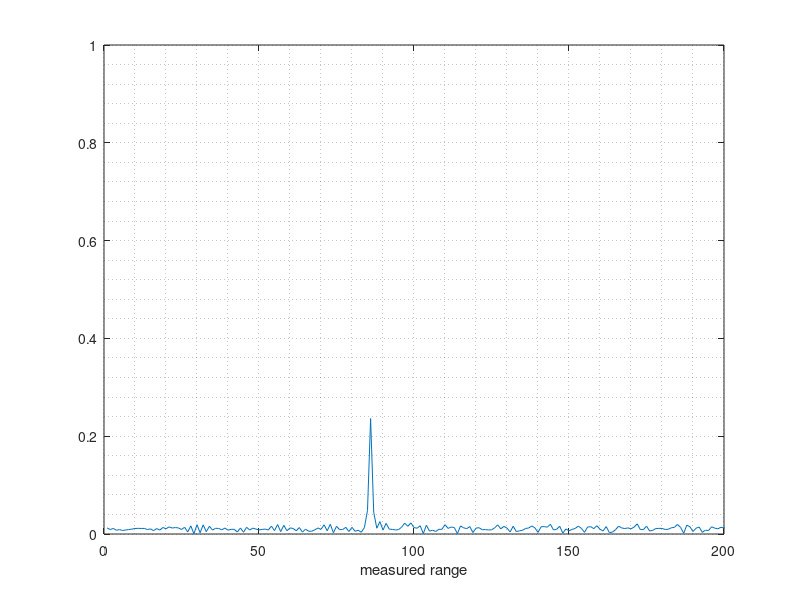
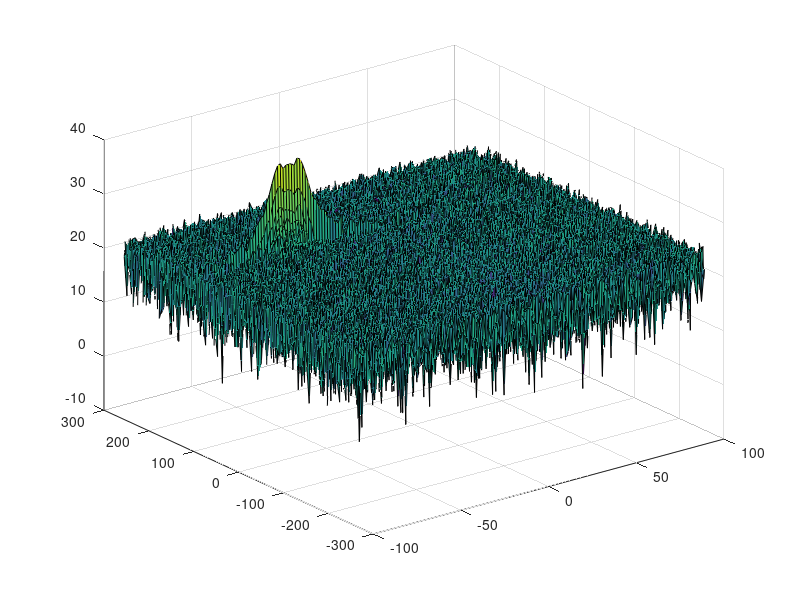
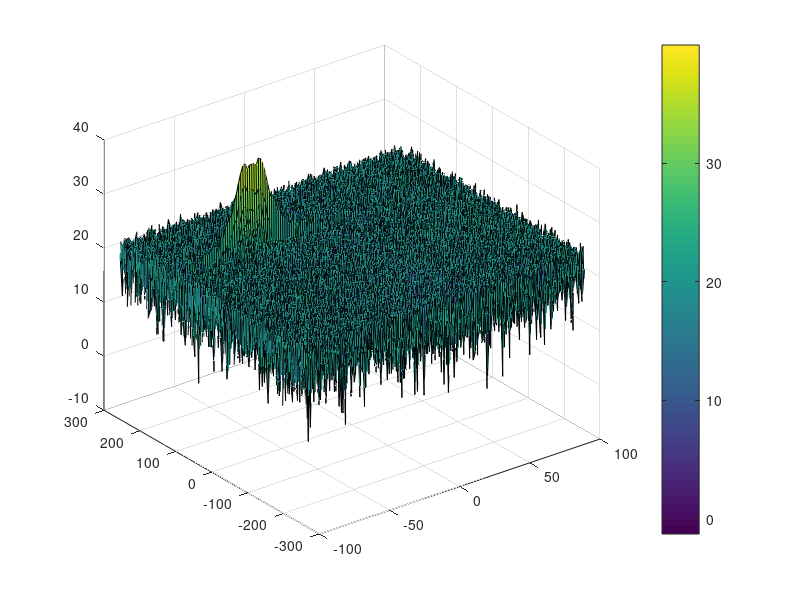

Write MATLAB code to recreate these figures, in order.
clear
clc
close all

%% Radar Specifications 
%%%%%%%%%%%%%%%%%%%%%%%%%%%
% Frequency of operation = 77GHz
% Max Range = 200m
% Range Resolution = 1 m
% Max Velocity = 100 m/s
%%%%%%%%%%%%%%%%%%%%%%%%%%%

%speed of light = 3e8
%% User Defined Range and Velocity of target
% *%TODO* :
% define the target's initial position and velocity. Note : Velocity
% remains contant
d_0 = 85;
v_0 = -53;

%% FMCW Waveform Generation

%Design the FMCW waveform by giving the specs of each of its parameters.
% Calculate the Bandwidth (B), Chirp Time (Tchirp) and Slope (slope) of the FMCW
% chirp using the requirements above.
d_res = 1;
c = 3*10^8;
RMax = 200;

B = c/(2*d_res);  %Bandwidth
Tchirp = 5.5*2*RMax/c; %chirp time
alpha = B/Tchirp; %slope of chirps
fc= 77e9;              %carrier frequency of Radar 
                                                       
Nd=128;                %The number of chirps in one sequence
Nr=1024;               %The number of samples on each chirp.      

t=linspace(0,Nd*Tchirp,Nr*Nd); %total time for samples

%Creating the vectors for Tx, Rx and Mix based on the total samples input.
Tx=zeros(1,length(t));    %transmitted signal
Rx=zeros(1,length(t));    %received signal
Mix = zeros(1,length(t)); %beat signal

%Similar vectors for range_covered and time delay.
r_t=zeros(1,length(t));
td=zeros(1,length(t));

%% Signal generation and Moving Target simulation
% Running the radar scenario over the time. 

for i=1:length(t)         
    %For each time stamp update the Range of the Target for constant velocity. 
    r_t(i) = d_0 + v_0*t(i);
    td(i) = 2*r_t(i)/c;
    
    %For each time sample we need update the transmitted and
    %received signal. 
    Tx(i) = cos(2*pi*(fc*t(i)+alpha*t(i)^2/2));
    Rx(i) = cos(2*pi*(fc*(t(i)-td(i)) + (alpha*(t(i)-td(i))^2)/2));
    
    %Now by mixing the Transmit and Receive generate the beat signal
    %This is done by element wise matrix multiplication of Transmit and
    %Receiver Signal
    Mix(i) = Tx(i).*Rx(i);  %Beat Signal
    
end
%% RANGE MEASUREMENT

%reshape the vector into Nr*Nd array. Nr and Nd here would also define the size of
%Range and Doppler FFT respectively.

%run the FFT on the beat signal along the range bins dimension (Nr) andnormalize.
sig_fft = fft(Mix,Nr)./Nr;

 % *%TODO* :
sig_fft = abs(sig_fft);       %  the abs value of FFT output

 % *%TODO* :
% Output of FFT is double sided signal, but we are interested in only one side of the spectrum.
% Hence we throw out half of the samples.
sig_fft = sig_fft(1:(Nr/2));

figure ('Name','Range from First FFT')  %plotting the range
plot(sig_fft); grid minor               % plot FFT output 
axis ([0 200 0 1]);
xlabel('measured range');

%% RANGE DOPPLER RESPONSE
% The 2D FFT implementation is already provided here. This will run a 2DFFT
% on the mixed signal (beat signal) output and generate a range doppler
% map.You will implement CFAR on the generated RDM

% Range Doppler Map Generation.

% The output of the 2D FFT is an image that has reponse in the range and
% doppler FFT bins. So, it is important to convert the axis from bin sizes
% to range and doppler based on their Max values.

Mix=reshape(Mix,[Nr,Nd]);

% 2D FFT using the FFT size for both dimensions.
sig_fft2 = fft2(Mix,Nr,Nd);

% Taking just one side of signal from Range dimension.
sig_fft2 = sig_fft2(1:Nr/2,1:Nd);
sig_fft2 = fftshift (sig_fft2);
RDM = abs(sig_fft2);
RDM = 10*log10(RDM) ;

%use the surf function to plot the output of 2DFFT and to show axis in both
%dimensions
doppler_axis = linspace(-100,100,Nd);
range_axis = linspace(-200,200,Nr/2)*((Nr/2)/400);
figure('Name','Range Doppler Map'),surf(doppler_axis,range_axis,RDM);

%% CFAR implementation

%Slide Window through the complete Range Doppler Map

% *%TODO* :
%Select the number of Training Cells in both the dimensions.
T_r = 10;
T_d = 4;

% *%TODO* :
%Select the number of Guard Cells in both dimensions around the Cell under 
%test (CUT) for accurate estimation
G_r = 6;
G_d = 3;

% *%TODO* :
% offset the threshold by SNR value in dB
offset = 1.4;

% *%TODO* :
%Create a vector to store noise_level for each iteration on training cells
noise_level = zeros(Nr/2-2*(T_d+G_d),Nd-2*(T_r+G_r));
gridSize = (2*T_r+2*G_r+1)*(2*T_d+2*G_d+1);
trainingCellsNum = gridSize-(2*G_r+1)*(2*G_d+1);

% *%TODO* :
%design a loop such that it slides the CUT across range doppler map by
%giving margins at the edges for Training and Guard Cells.
%For every iteration sum the signal level within all the training
%cells. To sum convert the value from logarithmic to linear using db2pow
%function. Average the summed values for all of the training
%cells used. After averaging convert it back to logarithimic using pow2db.
%Further add the offset to it to determine the threshold. Next, compare the
%signal under CUT with this threshold. If the CUT level > threshold assign
%it a value of 1, else equate it to 0.

CFAR_sig = zeros(size(RDM));

   % Use RDM[x,y] as the matrix from the output of 2D FFT for implementing
   % CFAR
for j=1:Nd-2*(T_r+G_r)
    for i=1:Nr/2-2*(T_d+G_d)
        %I want to extract only the Training cells. To do that, I at first get
        %the sliding patch and, after converting it to power from decibel,
        %I set to zero whatever it is not in the position of
        %training cells; the zero submatrix will not contribute to the sum
        %over the whole patch and, by dividing for the number of training 
        %cells I will get the noise mean level
        
        trainingCellsPatch = db2pow(RDM(i:i+2*(T_d+G_d),j:j+2*(G_r+T_r)));
        trainingCellsPatch(T_d+1:end-T_d,T_r+1:end-T_r) = 0;
        
        noise_level(i,j) = pow2db(sum(sum(trainingCellsPatch))/trainingCellsNum);
        sigThresh = noise_level(i,j)*offset;
        if RDM(i+(T_d+G_d),j+(T_d+G_r))>sigThresh
            CFAR_sig(i+(T_d+G_d),j+(T_d+G_r)) = 1;
        else
            CFAR_sig(i+(T_d+G_d),j+(T_d+G_r)) = 0;
        end
           
    end
end


% *%TODO* :
% The process above will generate a thresholded block, which is smaller 
%than the Range Doppler Map as the CUT cannot be located at the edges of
%matrix. Hence,few cells will not be thresholded. To keep the map size same
% set those values to 0. 
 


%not necessary



% *%TODO* :
%display the CFAR output using the Surf function like we did for Range
%Doppler Response output.
figure('Name','CA-CFAR Filtered RDM')
surf(doppler_axis,range_axis,RDM);
colorbar;
